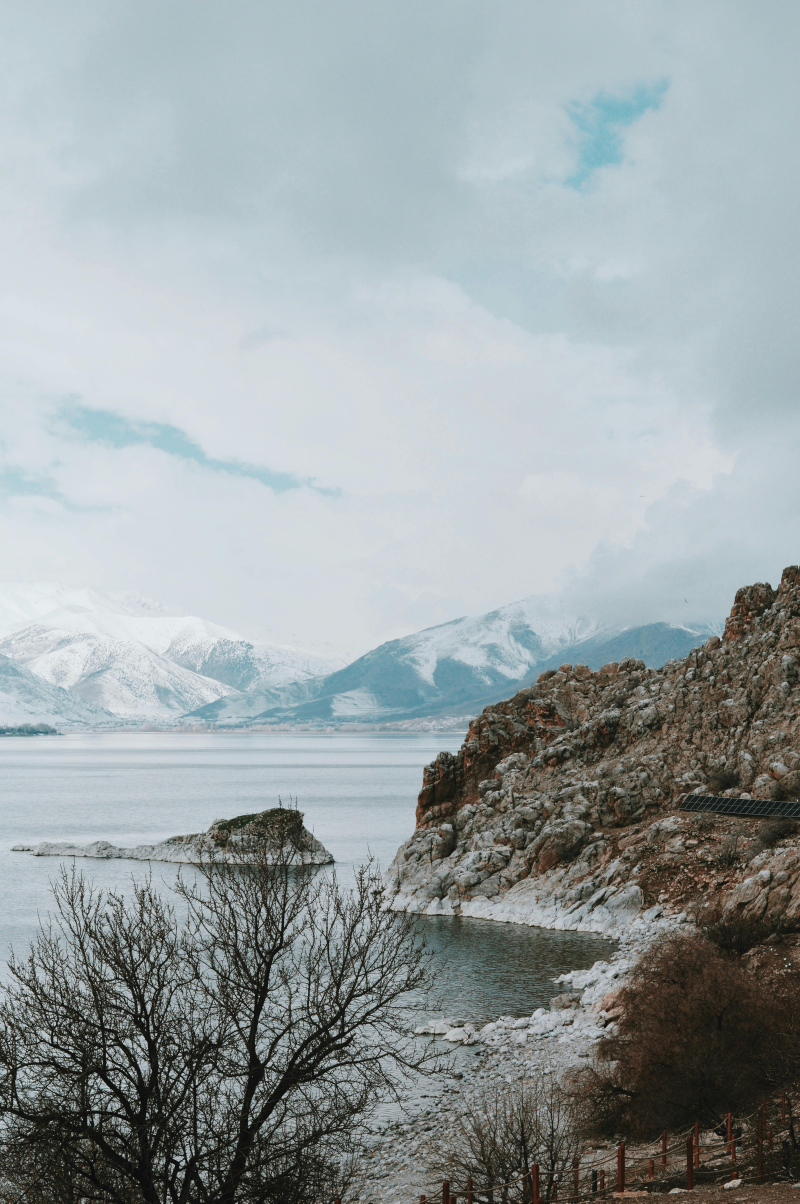
#> input picture Pic4.jpg, 4000 x 6016 px, found by its file name (shown at 1/5 size)
$ python color_detection.py
#> lines starting #> are read from the running program, lines starting #| are printed output that depends on the picture


import cv2
import pandas as pd

img_path = 'pic4.jpg'
csv_path = 'colors.csv'

index = ['color', 'color_name', 'hex', 'R', 'G', 'B']
df = pd.read_csv(csv_path, names=index, header=None)
#> (reads colors.csv from the repository)
img = cv2.imread(img_path)
#> img is the input picture: shape (6016, 4000, 3); mean B, G, R 162.9, 161.3, 152.5
img = cv2.resize(img, (800,600))
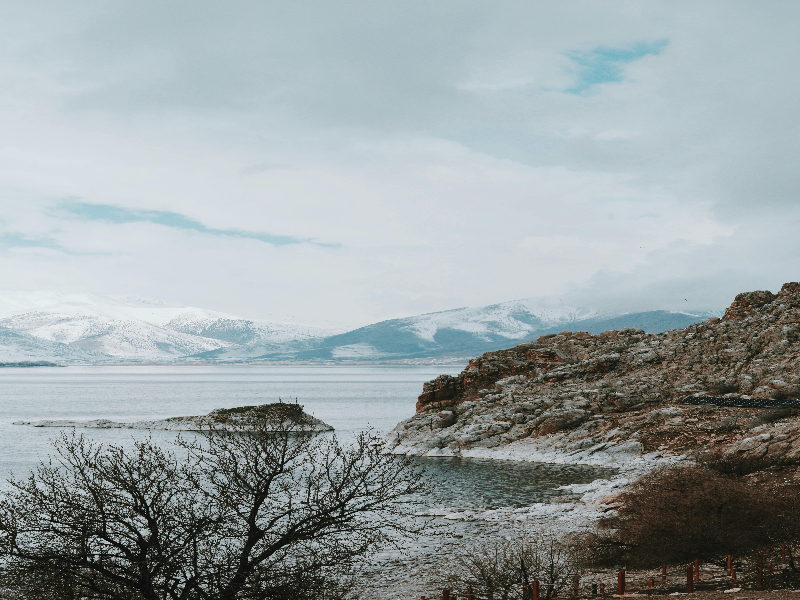
#> img: shape (600, 800, 3); mean B, G, R 162.8, 161.2, 152.4
clicked = False
r = g = b = xpos = ypos = 0
r
def get_color_name(R,G,B):
	minimum = 1000
	for i in range(len(df)):
		d = abs(R - int(df.loc[i,'R'])) + abs(G - int(df.loc[i,'G'])) + abs(B - int(df.loc[i,'B']))
		if d <= minimum:
			minimum = d
			cname = df.loc[i, 'color_name']

	return cname

def draw_function(event, x, y, flags, params):
	if event == cv2.EVENT_LBUTTONDBLCLK:
		global b, g, r, xpos, ypos, clicked
		clicked = True
		xpos = x
		ypos = y
		b,g,r = img[y,x]
		b = int(b)
		g = int(g)
		r = int(r)


cv2.namedWindow('image')
cv2.setMouseCallback('image', draw_function)

while True:
	cv2.imshow('image', img)
	if clicked:

		cv2.rectangle(img, (20,20), (600,60), (b,g,r), -1)
		text = get_color_name(r,g,b) + ' R=' + str(r) + ' G=' + str(g) + ' B=' + str(b)
		cv2.putText(img, text, (50,50), 2,0.8, (255,255,255),2,cv2.LINE_AA)
		if r+g+b >=600:
			cv2.putText(img, text, (50,50), 2,0.8, (0,0,0),2,cv2.LINE_AA)

	if cv2.waitKey(20) & 0xFF == 27:
#> (key Esc is pressed here)
		break

cv2.destroyAllWindows()
